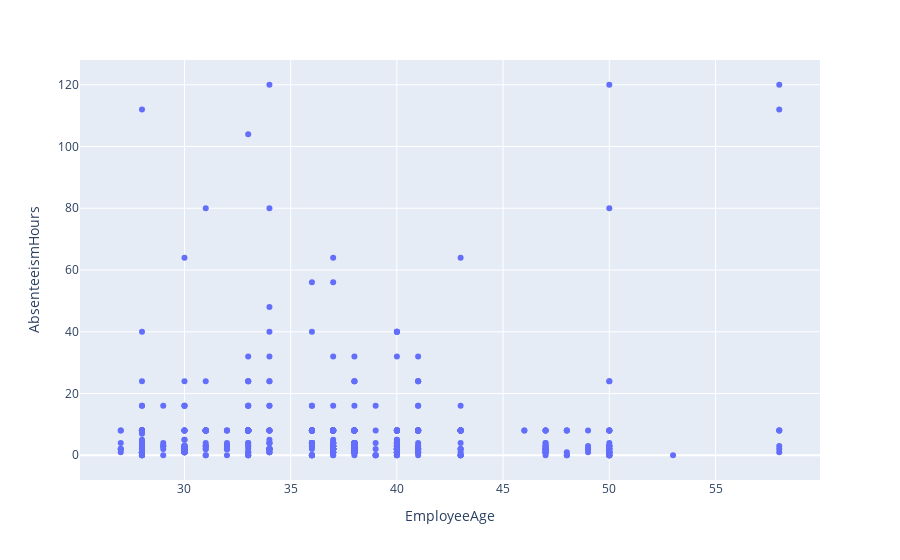

Here is the notebook cell this chart was saved with:
### Code cell
fig = px.scatter(df, x="EmployeeAge", y="AbsenteeismHours", title="")
fig.show()

### Figure 1 — Plotly figure (JSON) as saved in the notebook; plotly's stock layout.template omitted (floating-point values rounded to 4 significant figures; data arrays with more than 128 entries replaced by an {"elided": "..."} marker saying what was removed)
{"data": [{"hovertemplate": "EmployeeAge=%{x}<br>AbsenteeismHours=%{y}<extra></extra>", "legendgroup": "", "marker": {"color": "#636efa", "symbol": "circle"}, "mode": "markers", "name": "", "orientation": "v", "showlegend": false, "type": "scatter", "x": {"elided": "740 int values"}, "xaxis": "x", "y": {"elided": "740 int values"}, "yaxis": "y"}], "layout": {"legend": {"tracegroupgap": 0}, "margin": {"t": 60}, "xaxis": {"anchor": "y", "domain": [0, 1], "title": {"text": "EmployeeAge"}}, "yaxis": {"anchor": "x", "domain": [0, 1], "title": {"text": "AbsenteeismHours"}}}}
